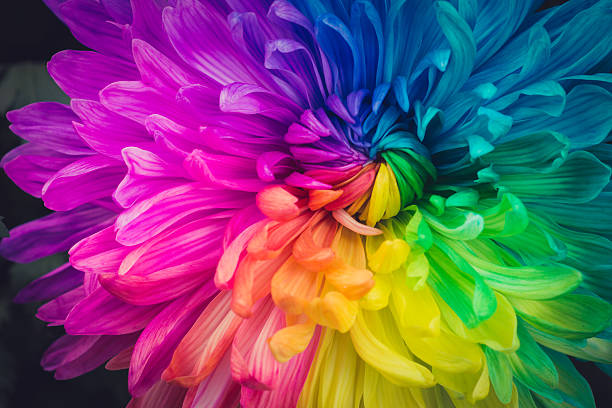
#> input picture resim1.jpg, 612 x 408 px
$ python main.py
#> lines starting #> are read from the running program, lines starting #| are printed output that depends on the picture
import cv2
import numpy as np

photo= cv2.imread("resim1.jpg")
#> photo is the input picture: shape (408, 612, 3); mean B, G, R 107.9, 80.3, 116

cv2.imshow('Image', photo)

cv2.waitKey(0)

b, g, r = cv2.split(photo)
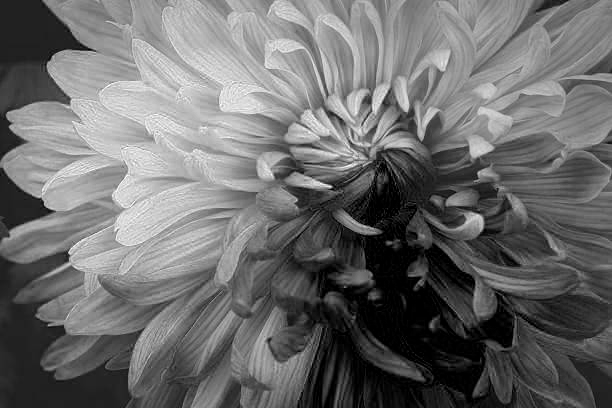
#> b: shape (408, 612); min 0, max 255, mean 107.9
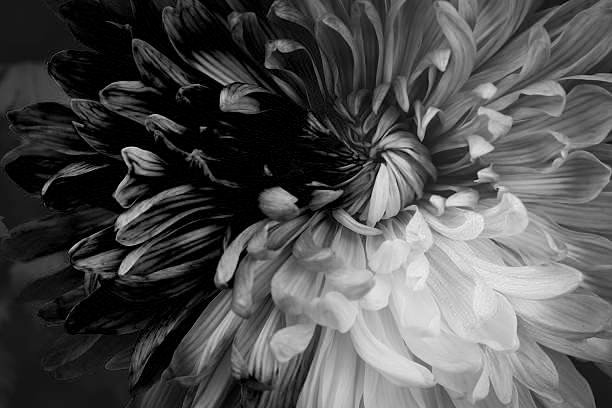
#> g: shape (408, 612); min 0, max 244, mean 80.3
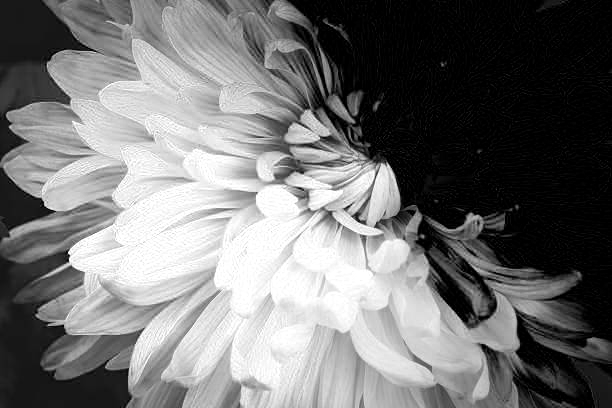
#> r: shape (408, 612); min 0, max 255, mean 116

cv2.imshow('Blue Channel', b)

cv2.imshow('Green Channel', g)

cv2.imshow('Red Channel', r)
cv2.waitKey(0)

g.fill(0)
#> g: shape (408, 612); every value is 0

result = cv2.merge((b, g, r))
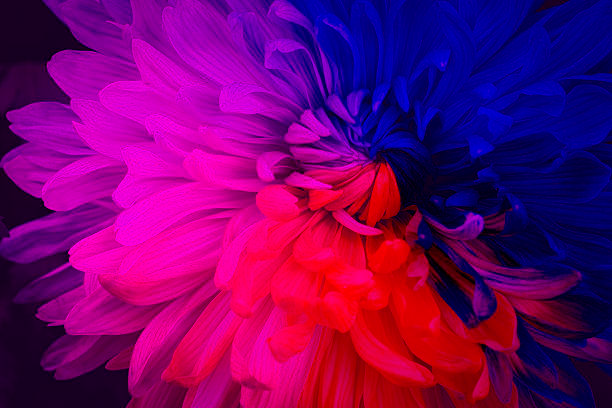
#> result: shape (408, 612, 3); mean B, G, R 107.9, 0, 116

cv2.imshow('Red and Blue Image', result)
cv2.waitKey(0)

cv2.destroyAllWindows()

$ run again, with images.jpg copied over resim1.jpg
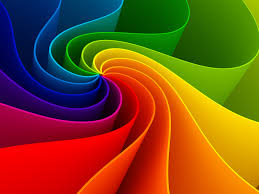
#> input picture images.jpg, 259 x 194 px
#> photo is the input picture: shape (194, 259, 3); mean B, G, R 25.9, 75.1, 124.3
#> `b, g, r = cv2.split(photo)`:
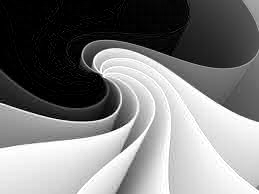
#> r: shape (194, 259); min 0, max 255, mean 124.3
#> `result = cv2.merge((b, g, r))`:
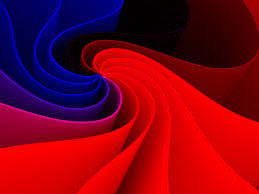
#> result: shape (194, 259, 3); mean B, G, R 25.9, 0, 124.3
